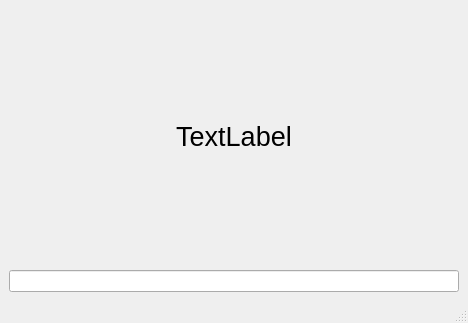
<?xml version="1.0" encoding="UTF-8"?>
<ui version="4.0">
 <class>MainWindow</class>
 <widget class="QMainWindow" name="MainWindow">
  <property name="geometry">
   <rect>
    <x>0</x>
    <y>0</y>
    <width>468</width>
    <height>323</height>
   </rect>
  </property>
  <property name="windowTitle">
   <string>MainWindow</string>
  </property>
  <widget class="QWidget" name="centralwidget">
   <layout class="QVBoxLayout" name="verticalLayout">
    <item>
     <widget class="QLabel" name="label">
      <property name="font">
       <font>
        <pointsize>20</pointsize>
       </font>
      </property>
      <property name="text">
       <string>TextLabel</string>
      </property>
      <property name="alignment">
       <set>Qt::AlignCenter</set>
      </property>
     </widget>
    </item>
    <item>
     <widget class="QLineEdit" name="lineEdit"/>
    </item>
   </layout>
  </widget>
  <widget class="QMenuBar" name="menubar">
   <property name="geometry">
    <rect>
     <x>0</x>
     <y>0</y>
     <width>468</width>
     <height>22</height>
    </rect>
   </property>
  </widget>
  <widget class="QStatusBar" name="statusbar"/>
 </widget>
 <resources/>
 <connections/>
</ui>
